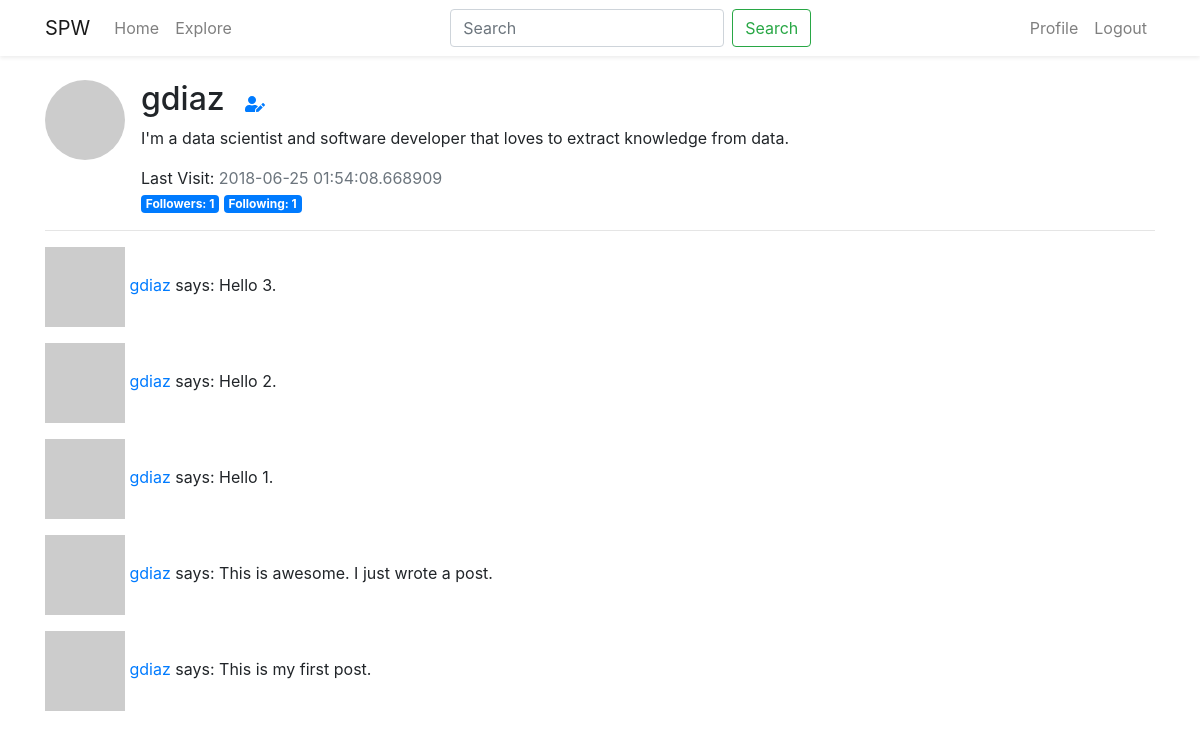
/user/gdiaz (signed in), run on an earlier commit of the app's database.
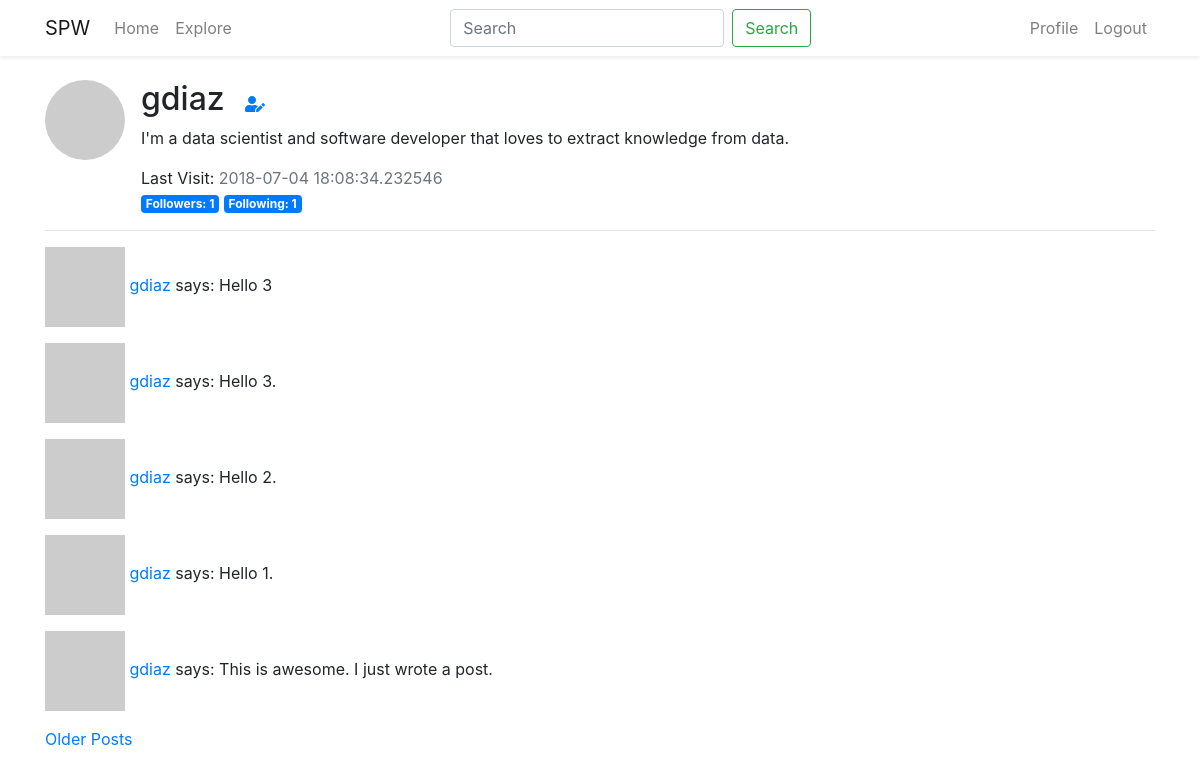
And on a later commit of the database.
### src/models.py (models this page shows, shortened)
class User(UserMixin, db.Model):
    id = db.Column(db.Integer, primary_key=True)
    username = db.Column(db.String(64), index=True, unique=True)
    email = db.Column(db.String(128), index=True, unique=True)
    password_hash = db.Column(db.String(128))
    posts = db.relationship('Post', backref='author', lazy='dynamic')
    about_me = db.Column(db.String(140))
    last_seen = db.Column(db.DateTime, default=datetime.utcnow)
    following = db.relationship(
        'User', secondary=followers,
        primaryjoin=(followers.c.follower_id == id),
        secondaryjoin=(followers.c.following_id == id),
        backref=db.backref('followers', lazy='dynamic'),
        lazy='dynamic',
    )
    def avatar(self, size):
        digest = md5(self.email.lower().encode('utf-8')).hexdigest()
        return f"https://www.gravatar.com/avatar/{digest}?d=robohash&s={size}"

class Post(db.Model):
    id = db.Column(db.Integer, primary_key=True)
    body = db.Column(db.String(140))
    timestamp = db.Column(db.DateTime, index=True, default=datetime.utcnow)
    user_id = db.Column(db.Integer, db.ForeignKey('user.id'))

### src/routes.py (the view)
@app.route('/user/<username>')
@login_required
def user(username):
    c_user = User.query.filter_by(username=username).first_or_404()
    page = request.args.get(key='page', default=1, type=int)
    posts = c_user.posts.order_by(Post.timestamp.desc()).paginate(
        page=page,
        per_page=app.config['POST_PER_PAGE'],
        error_out=False,
    )
    next_page = url_for('user', username=c_user.username, page=posts.next_num) if posts.has_next else None
    prev_page = url_for('user', username=c_user.username, page=posts.prev_num) if posts.has_prev else None
    return render_template('user.html', title=c_user.username, user=c_user, posts=posts.items, next_page=next_page,
                           prev_page=prev_page)

### src/models.py (called while the page is built)
@login.user_loader
def load_user(idx):
    return User.query.get(int(idx))

### src/routes.py (called while the page is built)
@app.before_request
def before_request():
    if current_user.is_authenticated:
        current_user.last_seen = datetime.utcnow()
        db.session.commit()

### src/templates/user.html (shortened to what this page needs)
{% extends 'base.html' %}
{% block content %}
    <div class="media">
        <img src="{{ user.avatar(128) }}" alt="Profile Image" class="rounded-circle mr-3">
        <div class="media-body">
            <h2 class="mt-0 mr-3 d-inline">{{ user.username }}</h2>
            {% if user == current_user %}
                <a href="{{ url_for('edit_profile') }}"><i class="fas fa-user-edit"></i>
                </a>
            {% endif %}
            {% if user.about_me %}
                <p class="mt-2">{{ user.about_me }}</p>
            {% else %}
                <p class="text-muted mt-2">Tell us something about you.</p>
            {% endif %}
            {% if user.last_seen %}
                <p class="d-inline">Last Visit: </p>
                <p class="text-muted d-inline">{{ user.last_seen }}</p>
            {% endif %}
            <div>
                <span class="badge badge-primary">Followers: {{ user.followers.count() }}</span>
                <span class="badge badge-primary">Following: {{ user.following.count() }}</span>
            </div>
        </div>
    </div>
    <hr>
    {% for post in posts %}
        {% include "includes/_post.html" %}
    {% endfor %}
    {% if next_page %}
        <a href="{{ next_page }}">Older Posts</a>
    {% endif %}
{% endblock %}

### src/templates/base.html (shortened to what this page needs)
<!DOCTYPE html>
<html lang="en">
<head>
    <link rel="stylesheet" href="https://stackpath.bootstrapcdn.com/bootstrap/4.1.1/css/bootstrap.min.css"
>
    <link rel="stylesheet" href="https://use.fontawesome.com/releases/v5.1.0/css/all.css"
>
</head>
<body>
{% include "includes/_navbar.html" %}
<br>
<div class="container">
    {% block content %}{% endblock %}
</div>
</body>
</html>

### src/templates/includes/_navbar.html (shortened to what this page needs)
<nav class="navbar navbar-expand-lg navbar-light shadow-sm">
    <div class="container">
        <a class="navbar-brand" href="/">SPW</a>
        <div class="collapse navbar-collapse" id="navbarSupportedContent">
            <ul class="navbar-nav mr-auto">
                <li class="nav-item">
                    <a class="nav-link" href="{{ url_for('index') }}">Home</a>
                </li>
                <li class="nav-item">
                    <a class="nav-link" href="{{ url_for('explore') }}">Explore</a>
                </li>
            </ul>
            <form class="form-inline my-2 my-lg-0">
                <input class="form-control mr-sm-2" type="search" placeholder="Search" aria-label="Search">
                <button class="btn btn-outline-success my-2 my-sm-0" type="submit">Search</button>
            </form>
            <ul class="navbar-nav ml-auto">
                {% if current_user.is_anonymous %}
                    <li class="nav-item">
                        <a href="{{ url_for('login') }}" class="nav-link">Login</a>
                    </li>
                {% else %}
                    <li class="nav-item">
                        <a href="{{ url_for('user', username=current_user.username) }}" class="nav-link">Profile</a>
                    </li>
                    <li class="nav-item">
                        <a href="{{ url_for('logout') }}" class="nav-link">Logout</a>
                    </li>
                {% endif %}
            </ul>
        </div>
    </div>
</nav>

### src/templates/includes/_post.html
<p>
    <img src="{{ post.author.avatar(36) }}" alt="Profile Image">
    <a href="{{ url_for('user', username=post.author.username) }}">
        {{ post.author.username }}
    </a>
    says: {{ post.body }}
</p>

What changed in the data, as far as the page shows it:
no longer on this page (row unchanged): Post: author.username "gdiaz", body "This is my first post."
changed User "gdiaz": last_seen "2018-06-25 01:54:08.668909" → "2018-07-04 18:08:34.232546"
added Post: author.username "gdiaz", body "Hello 3"
Also different on the page:
text now shown: "Older Posts"
